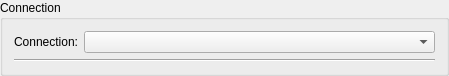
<?xml version="1.0" encoding="UTF-8"?>
<ui version="4.0">
 <class>ConnectionOptionsWidgetClass</class>
 <widget class="QWidget" name="ConnectionOptionsWidgetClass">
  <property name="geometry">
   <rect>
    <x>0</x>
    <y>0</y>
    <width>449</width>
    <height>67</height>
   </rect>
  </property>
  <layout class="QVBoxLayout">
   <property name="margin">
    <number>0</number>
   </property>
   <item>
    <widget class="QGroupBox" name="grbOptions">
     <property name="title">
      <string>Connection</string>
     </property>
     <layout class="QVBoxLayout">
      <item>
       <widget class="QWidget" name="wdtSelectConnection" native="true">
        <layout class="QVBoxLayout">
         <property name="margin">
          <number>0</number>
         </property>
         <item>
          <layout class="QHBoxLayout">
           <item>
            <widget class="QLabel" name="lblConnection">
             <property name="text">
              <string>Connection:</string>
             </property>
             <property name="textFormat">
              <enum>Qt::PlainText</enum>
             </property>
             <property name="buddy">
              <cstring>cmbConnections</cstring>
             </property>
            </widget>
           </item>
           <item>
            <widget class="QComboBox" name="cmbConnections">
             <property name="sizePolicy">
              <sizepolicy hsizetype="Expanding" vsizetype="Fixed">
               <horstretch>0</horstretch>
               <verstretch>0</verstretch>
              </sizepolicy>
             </property>
            </widget>
           </item>
          </layout>
         </item>
         <item>
          <widget class="Line" name="line">
           <property name="orientation">
            <enum>Qt::Horizontal</enum>
           </property>
          </widget>
         </item>
        </layout>
       </widget>
      </item>
     </layout>
    </widget>
   </item>
  </layout>
 </widget>
 <layoutdefault spacing="6" margin="11"/>
 <resources/>
 <connections/>
</ui>
